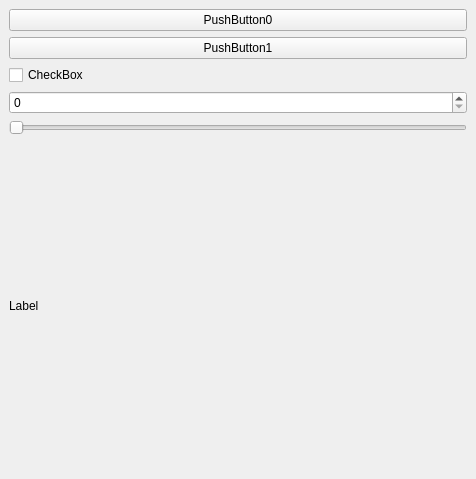
<?xml version="1.0" encoding="UTF-8"?>
<ui version="4.0">
 <class>SamplePlugin</class>
 <widget class="QDockWidget" name="SamplePlugin">
  <property name="geometry">
   <rect>
    <x>0</x>
    <y>0</y>
    <width>476</width>
    <height>479</height>
   </rect>
  </property>
  <property name="windowTitle">
   <string>DockWidget</string>
  </property>
  <widget class="QWidget" name="dockWidgetContents">
   <layout class="QVBoxLayout" name="verticalLayout_2">
    <item>
     <layout class="QVBoxLayout" name="verticalLayout">
      <item>
       <widget class="QPushButton" name="_btn0">
        <property name="text">
         <string>PushButton0</string>
        </property>
       </widget>
      </item>
      <item>
       <widget class="QPushButton" name="_btn1">
        <property name="text">
         <string>PushButton1</string>
        </property>
       </widget>
      </item>
      <item>
       <widget class="QCheckBox" name="_checkBox">
        <property name="text">
         <string>CheckBox</string>
        </property>
       </widget>
      </item>
      <item>
       <widget class="QSpinBox" name="_spinBox"/>
      </item>
      <item>
       <widget class="QSlider" name="_slider">
        <property name="orientation">
         <enum>Qt::Horizontal</enum>
        </property>
       </widget>
      </item>
      <item>
       <widget class="QLabel" name="_label">
        <property name="text">
         <string>Label</string>
        </property>
       </widget>
      </item>
     </layout>
    </item>
   </layout>
  </widget>
 </widget>
 <resources/>
 <connections/>
</ui>
